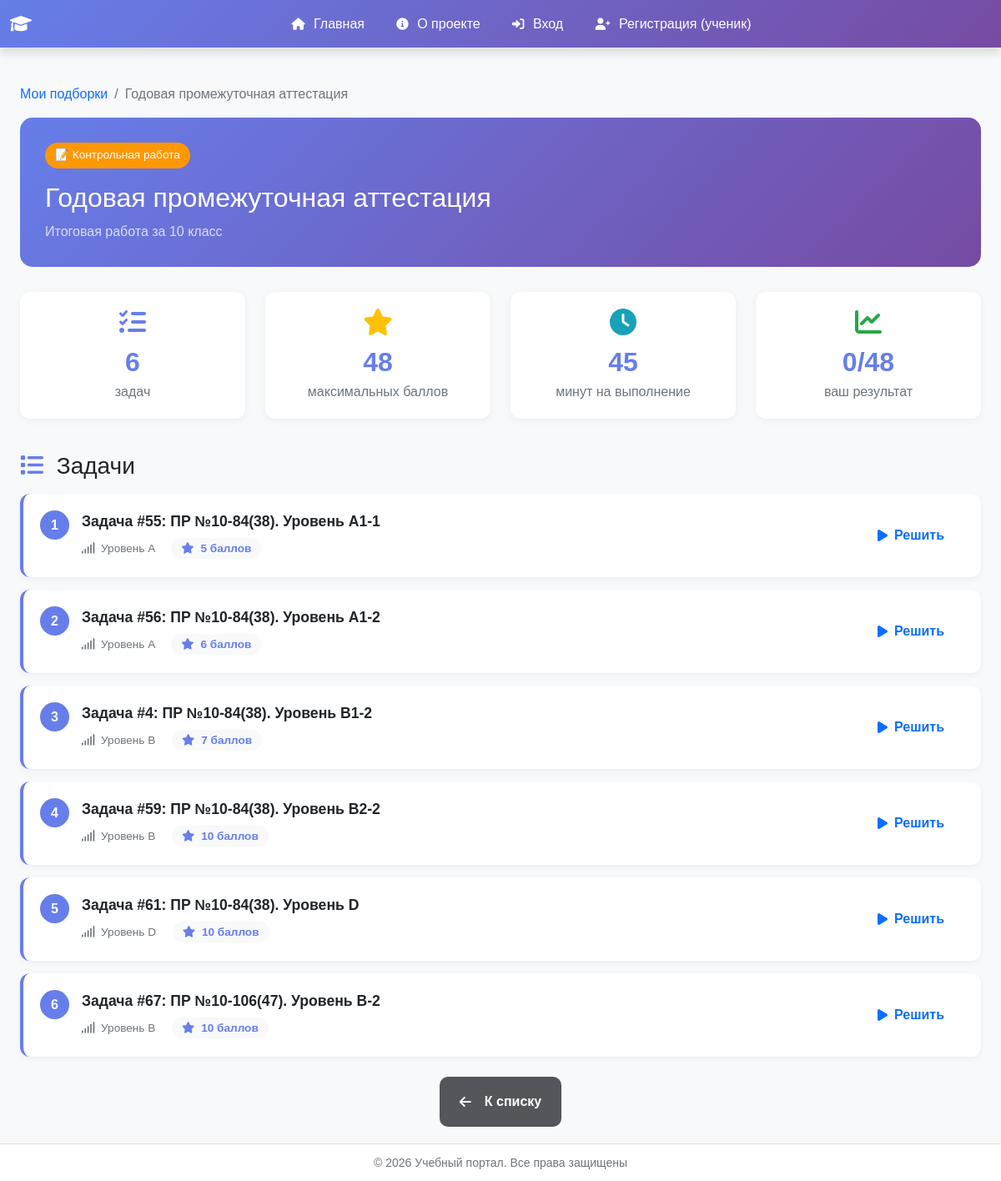
The app's page /tasks/collections/1/, older data.
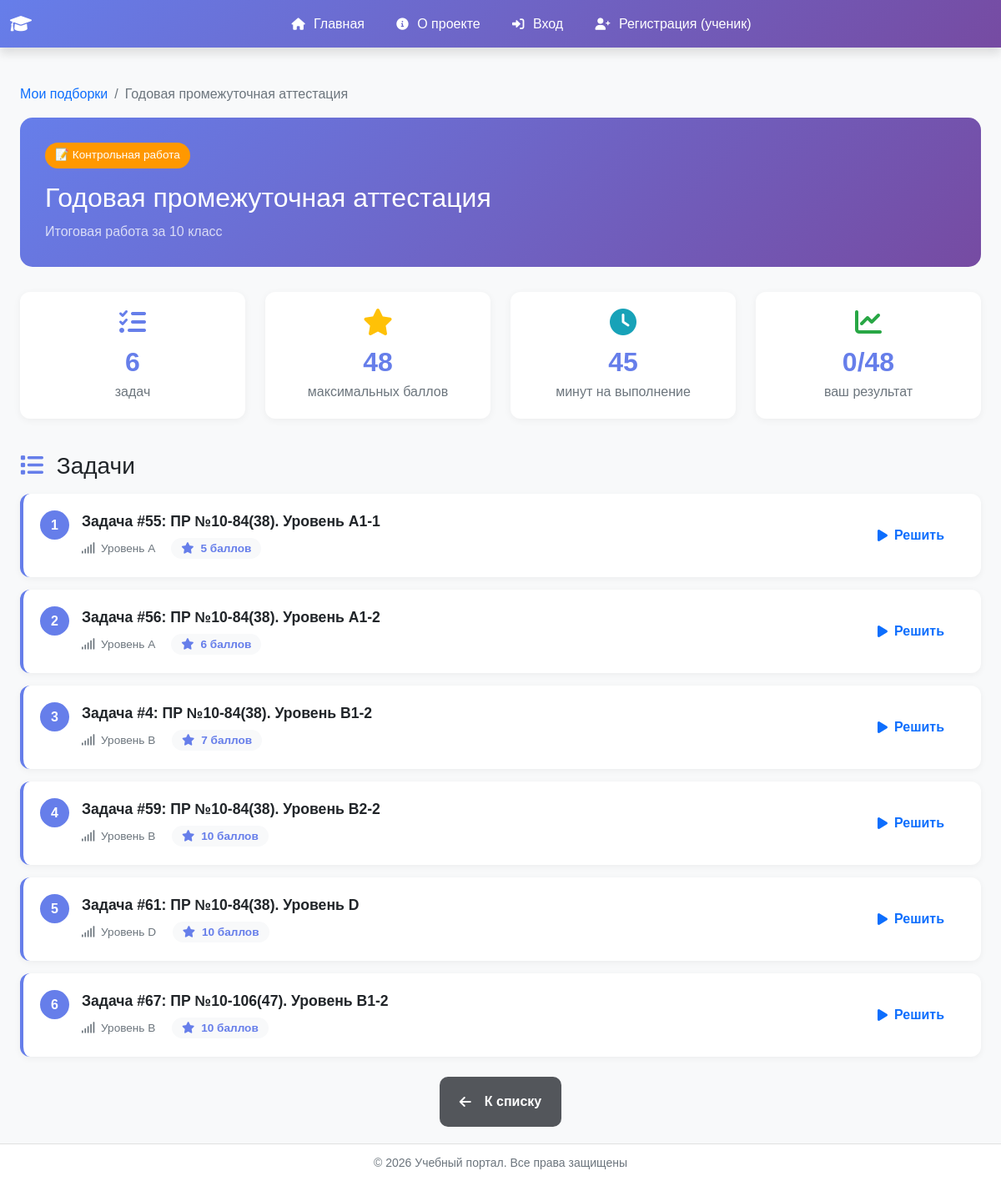
The same page, newer data.
### task_description_app/models.py (models this page shows, shortened)
class CollectionItem(models.Model):
    collection = models.ForeignKey(
        Collection,
        on_delete=models.CASCADE,
        related_name='collection_items'
    )
    task = models.ForeignKey(Task, on_delete=models.CASCADE)
    order = models.IntegerField('Порядок', default=0)
    max_score = models.IntegerField('Максимальный балл', default=10)
    required = models.BooleanField('Обязательная', default=True)
    class Meta:
        ordering = ['order']
        unique_together = ['collection', 'task']

class Task(models.Model):
    title = models.CharField(
        max_length=200,
        blank=True,
        verbose_name='Название задачи'
    )
    description = models.TextField(
        verbose_name="Описание",
        blank=True
    )
    difficulty = models.ForeignKey(
        DifficultyLevel,
        on_delete=models.PROTECT,
        related_name='tasks',
        verbose_name='Уровень сложности'
    )
    created_at = models.DateTimeField(auto_now_add=True)
    is_public = models.BooleanField(
        verbose_name='Публичная',
        default=True
    )
    test_files = models.JSONField(
        verbose_name='Файлы тестов',
        default=list
    )  # список файлов
    total_attempts = models.PositiveIntegerField(
        default=0,
        verbose_name='Всего попыток'
    )
    perfect_solutions = models.PositiveIntegerField(
        default=0,
        verbose_name='Успешных на 100% попыток'
    )
    last_attempt_at = models.DateTimeField(
        null=True,
        blank=True,
        auto_now_add=True,
        verbose_name='Последняя попытка'
    )

class DifficultyLevel(models.Model):
    DIFFICULTY_CHOICES = [
        ('easy', 'Легкий'),
        ('medium', 'Средний'),
        ('hard', 'Сложный'),
        ('very_hard', 'Очень сложный'),
        ('expert', 'Эксперт'),
    ]
    COLOR_CHOICES = [
        ('success', 'Зеленый (Easy)'),
        ('warning', 'Желтый (Medium)'),
        ('danger', 'Красный (Hard)'),
        ('brown', 'Коричневый (Very_Hard)'),
        ('dark', 'Черный (Expert)'),
    ]
    level_name = models.CharField(
        max_length=20,
        choices=DIFFICULTY_CHOICES,
        default='easy',
        unique=True,
        verbose_name='Уровень сложности'
    )
    display_name = models.CharField(
        max_length=50,
        verbose_name='Отображаемое название'
    )
    level_order = models.PositiveIntegerField(
        default=0,
        verbose_name='Порядок сортировки'
    )
    color_code = models.CharField(
        max_length=20,
        choices=COLOR_CHOICES,
        default='secondary',
        verbose_name='Цвет для отображения'
    )
    description = models.TextField(
        blank=True,
        verbose_name='Описание уровня'
    )
    class Meta:
        verbose_name = 'Уровень сложности'
        verbose_name_plural = 'Уровни сложности'
        ordering = ['level_order', 'id']

### task_description_app/views.py (the view)
# urls.py: path('collections/<int:collection_id>/', views.collection_detail, name='collection_detail'),
def collection_detail(request, collection_id):
    collection = get_object_or_404(Collection, id=collection_id)
    if not collection.is_public and collection.author != request.user:
        return redirect('home')
    items = collection.collection_items.select_related('task').order_by('order')
    attempt = None
    if request.user.is_authenticated and request.user.user_type == 'student':
        attempt = CollectionAttempt.objects.filter(
            collection=collection,
            student=request.user
        ).first()
    context = {
        'collection': collection,
        'items': items,
        'attempt': attempt,
        'title': collection.title,
    }
    return render(request, 'task_description_app/collection_detail.html', context)

### task_description_app/models.py (called while the page is built)
    def get_total_score(self):
        return sum(item.max_score for item in self.collection_items.all())

### templates/task_description_app/collection_detail.html (shortened to what the changed rows need)
{% extends "base.html" %}
{% load static %}
{% load pluralize_ru %}
{% block content %}
    <div class="container mt-4">
        <div class="collection-header">
            <div class="d-flex justify-content-between align-items-start">
                <div>
                    <h1 class="mt-3">{{ collection.title }}</h1>
                </div>
            </div>
        </div>
        {% if items %}
            {% for item in items %}
                <div class="task-item">
                    <div class="d-flex align-items-start">
                        <div class="task-number">{{ forloop.counter }}</div>
                        <div class="flex-grow-1">
                            <div class="task-title">
                                Задача #{{ item.task.id }}: {{ item.task.title|default:"Без названия" }}
                            </div>
                            <div class="task-meta">
                        <span class="me-3">
                            <i class="fas fa-signal me-1"></i>
                            {% if item.task.difficulty %}
                                {{ item.task.difficulty.display_name }}
                            {% else %}
                                Не указан
                            {% endif %}
                        </span>
                                <span class="task-score">
                            <i class="fas fa-star me-1"></i>
                            {{ item.max_score }} баллов
                        </span>
                            </div>
                        </div>
                        <div>
                            {% if user.user_type == 'teacher' %}
                                <a href="{% url 'tasks:task_detail' item.task.id %}"
                                   class="btn btn-sm btn-outline-primary" target="_blank">
                                    <i class="fas fa-eye"></i> Просмотр
                                </a>
                            {% else %}
                                <a href="{% url 'tasks:task_detail' item.task.id %}"
                                   class="btn btn-sm btn-outline-primary">
                                    <i class="fas fa-play"></i> Решить
                                </a>
                            {% endif %}
                        </div>
                    </div>
                </div>
            {% endfor %}
        {% endif %}
    </div>
    </div>
{% endblock %}

Row changes from the older to the newer data that the page shows:
changed through a linked row, CollectionItem: task "ПР №10-106(47). Уровень B-2" → "ПР №10-106(47). Уровень B1-2"
